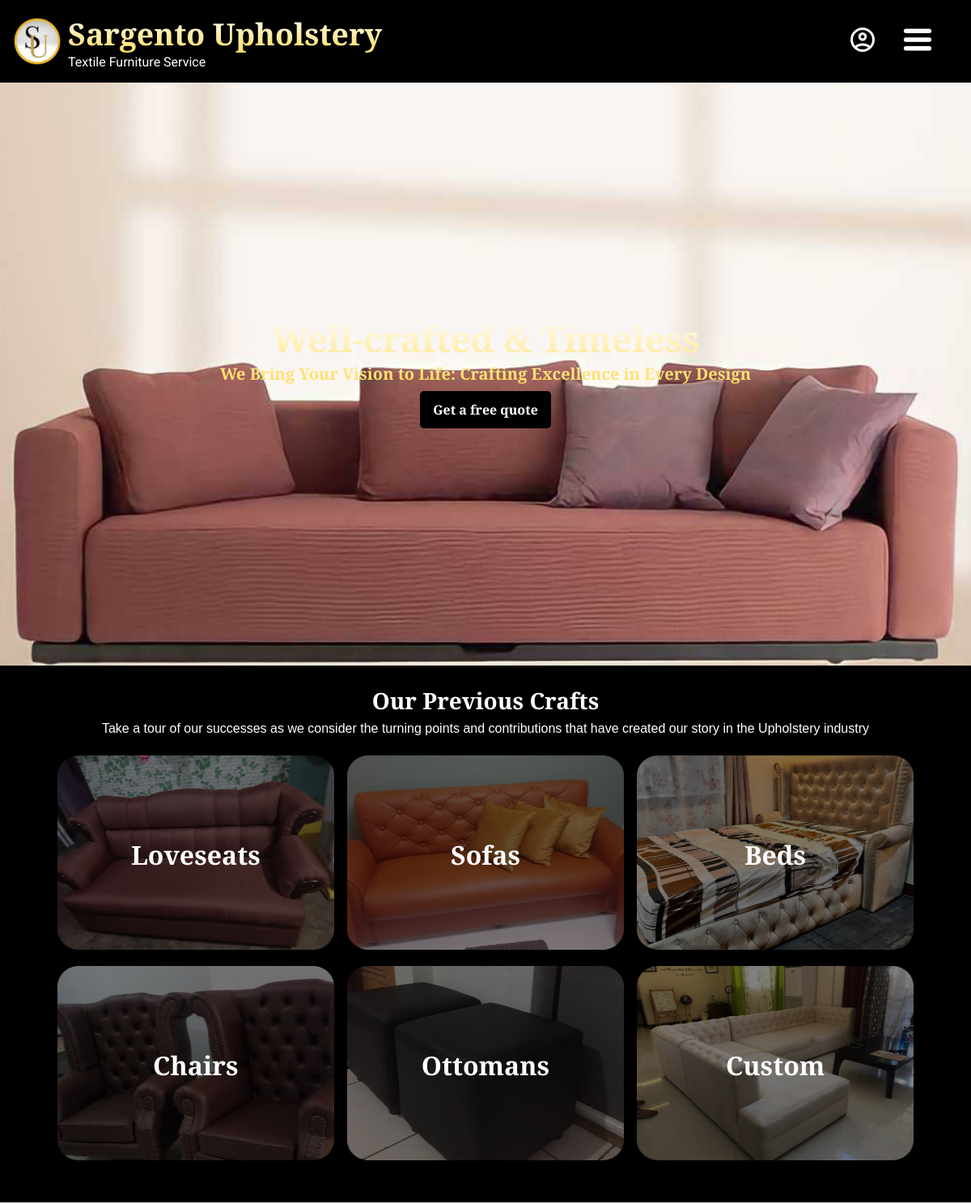
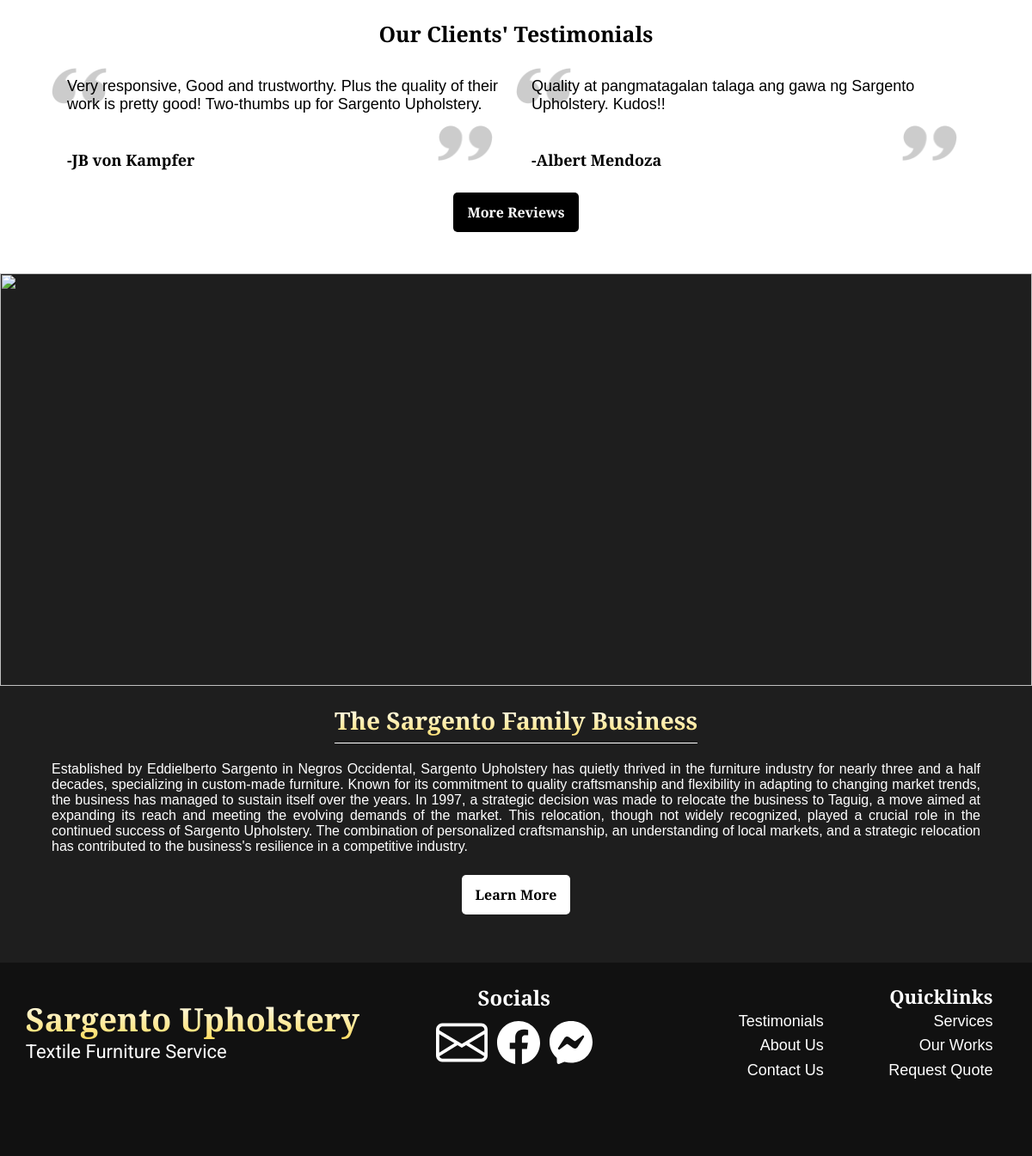
The page / on the database its author committed (2 pictures, top to bottom).
### tables this page shows
CREATE TABLE IF NOT EXISTS `contents` (
  `content_id` varchar(255) NOT NULL,
  `page` varchar(50) NOT NULL,
  `content_type` varchar(50) DEFAULT NULL,
  `content_text` text,
  `image` text,
  PRIMARY KEY (`content_id`)
);

### index.php (the view, shortened to what this page needs)
<!DOCTYPE html>
<html lang="en">
<head>
    <link rel="stylesheet" href="css/global.css">
    <link rel="stylesheet" href="css/index.css">
</head>
<body>
    <?php
        include_once("header.php");
        require 'database_connection.php';
        $sql = "SELECT * FROM contents WHERE page = 'home'";
        $stmt = $conn->query($sql);
        $contents = $stmt->fetchAll();
        $contentsById = [];
        foreach ($contents as $content) {
            $contentsById[$content['content_id']] = $content;
        }
    ?>
    <div class="featured">
        <h2 class="featured-title text-gold">
            Well-crafted & Timeless <span>We Bring Your Vision to Life: Crafting Excellence in Every Design</span>
        </h2>
        <a href="/quote.php" class="btn btn-black">Get a free quote</a>
    </div>
    <div class="product">
        <h2 class="product-category-title"><?= stripslashes(htmlspecialchars_decode($contentsById["HOMECRAFTSTITLE"]["content_text"])) ?></h2>
        <p class="product-category-intro"><?= stripslashes(htmlspecialchars_decode($contentsById["HOMECRAFTSTEXT"]["content_text"])) ?></p>
        <div class="product-categories">
            <a class="product-category" id="category-loveseat">
                <img src="/websiteimages/loveseatsimg.png" alt="">
                <p>Loveseats</p>
            </a>
            <a class="product-category" id="category-sofa">
                <img src="/websiteimages/sofasimg.png" alt="">
                <p>Sofas</p>
            </a>
            <a class="product-category" id="category-bed">
                <img src="/websiteimages/bedsimage.png" alt="">
                <p>Beds</p>
            </a>
            <a class="product-category" id="category-armchair">
                <img src="/websiteimages/chairsimg.png" alt="">
                <p>Chairs</p>
            </a>
            <a class="product-category" id="category-ottoman">
                <img src="/websiteimages/ottomanimg.png" alt="">
                <p>Ottomans</p>
            </a>
            <a class="product-category" id="category-custom">
                <img src="/websiteimages/customordersimg.png" alt="">
                <p>Custom</p>
            </a>
        </div>
    </div>
    <div class="testimonials">
        <h2 class="testimonials-title"><?= stripslashes(htmlspecialchars_decode($contentsById["HOMETESTIMONIALTITLE"]["content_text"])) ?></h2>
        <div class="reviews">
            <div class="review">
                <img src="/websiteimages/Start quote.png" alt="" class="quote quote-start">
                <p>
                    <p><?= stripslashes(htmlspecialchars_decode($contentsById["HOMETESTIMONIALCOMMENT1"]["content_text"])) ?></p>
                    <br><br><span class="client-name"><?= stripslashes(htmlspecialchars_decode($contentsById["HOMETESTIMONIALAUTHOR1"]["content_text"])) ?></span></p>
                <img src="/websiteimages/End quote.png" alt="" class="quote quote-end">
            </div>
            <div class="review">
                <img src="/websiteimages/Start quote.png" alt="" class="quote quote-start">
                <p><?= stripslashes(htmlspecialchars_decode($contentsById["HOMETESTIMONIALCOMMENT2"]["content_text"])) ?></p>
                <br><br><span class="client-name"><?= stripslashes(htmlspecialchars_decode($contentsById["HOMETESTIMONIALAUTHOR2"]["content_text"])) ?></span></p>
                <img src="/websiteimages/End quote.png" alt="" class="quote quote-end">
            </div>
        </div>
        <a href="testimonials.php" class="btn btn-black">More Reviews</a>
    </div>
    <div class="about-us">
        <img src="/websiteimages/teampicture.png" alt="" class="team-picture">
        <h2 class="text-gold"><?= stripslashes(htmlspecialchars_decode($contentsById["HOMEABOUTTITLE"]["content_text"])) ?></h2>
        <p class="business-history"><?= stripslashes(htmlspecialchars_decode($contentsById["HOMEABOUTTEXT"]["content_text"])) ?></p>
        <a href="about_us.php" class="btn btn-white">Learn More</a>
    </div>
    <?php include_once("footer.php") ?>
</body>
</html>

### css/global.css (style rules this page uses)
:root { --fs-48: clamp(28px, 3.12vw, 48px); --fs-40: clamp(26px, 2.59vw, 40px); --fs-36: clamp(25px, 2.34vw, 36px); --fs-32: clamp(24px, 2.08vw, 32px); --fs-24: clamp(22px, 1.56vw, 24px); --fs-20: clamp(18px, 1.3vw, 20px); --fs-18: clamp(16px, 1.17vw, 18px); --fs-16: clamp(14px, 0.78vw, 16px); }
* { box-sizing: border-box; margin: 0; padding: 0; text-decoration: none; }
body { font-family: 'Playfair Display', sans-serif; }
.text-gold { background: linear-gradient(to bottom, #ffffff, #FFDC5C); -webkit-text-fill-color: transparent; -webkit-background-clip: text; }
.btn { cursor: pointer; padding: 0.75rem 1rem; margin: 0.5rem; border-radius: 5px; font-weight: bold; }
.btn-black { background-color: black; color: white; }
.btn-white { background-color: white; color: black; }

### css/index.css (style rules this page uses)
.featured { background-image: url(/websiteimages/home-featuredimage.jpg); min-height: 90vh; background-repeat: no-repeat; background-size: cover; background-position: bottom; display: flex; flex-direction: column; align-items: center; justify-content: center; text-align: center; }
.featured-title { color: black; font-size: 2.75rem; width: 80%; }
.featured-title span { display: block; font-size: 1.25rem; }
.product { background-color: black; padding: 1.5rem 0.75rem; color: white; text-align: center; }
.product-category-title { font-size: 1.75rem; margin-bottom: 0.25em; }
.product-category-intro { font-size: 1rem; }
.product-categories { width: 90%; margin: 1.5rem auto; display: grid; grid-template-columns: repeat(3, 1fr); gap: 1rem; }
.product-category { color: white; position: relative; max-width: 100%; }
.product-category img { width: 100%; max-height: 15rem; }
.product-category p { font-weight: bold; font-size: 2rem; position: absolute; top: 50%; left: 50%; transform: translate(-50%, -50%); }
.testimonials { padding: 1.5rem 0; margin: 0 auto; width: 90%; display: flex; flex-direction: column; align-items: center; }
.testimonials-title { font-size: var(--fs-32); text-align: center; }
.reviews { margin: 1rem auto 0; display: grid; grid-template-columns: repeat(2, 1fr); }
.review { position: relative; font-size: var(--fs-20); padding: 1em; }
.quote { position: absolute; max-width: 64px; max-height: 64px; }
.quote-start { top: 5%; left: 0%; }
.quote-end { bottom: 20%; right: 5%; }
.client-name { font-weight: bold; }
.about-us { background-color: #1E1E1E; display: flex; flex-direction: column; align-items: center; color: white; padding-bottom: 3rem; margin-top: 1rem; }
.team-picture { width: 100%; height: 60vh; object-position: top; object-fit: cover; }
.about-us h2 { border-bottom: 1px solid white; margin: 0.75em auto; padding-bottom: 0.25em; font-size: var(--fs-36); text-align: center; }
.business-history { width: 90%; text-align: justify; margin-bottom: 1em; }

### rows shown on the page
contents: content_text "Our Previous Crafts"
contents: content_text "Take a tour of our successes as we consider the turning points and contributions that have created our story in the Upholstery industry"
contents: content_text "Our Clients' Testimonials"
contents: content_text "Very responsive, Good and trustworthy. Plus the quality of their work is pretty good! Two-thumbs up for Sargento Upholstery."
contents: content_text "-JB von Kampfer"
contents: content_text "Quality at pangmatagalan talaga ang gawa ng Sargento Upholstery. Kudos!!"
contents: content_text "-Albert Mendoza"
contents: content_text "The Sargento Family Business"
contents: content_text "Established by Eddielberto Sargento in Negros Occidental, Sargento Upholstery has quietly thrived in the furniture industry for nearly three and a half decades, specializing in custom-made furniture. Known for its commitment to quality craftsmanship and flexibility in adapting to changing market trends, the business has managed to sustain itself over the years. In 1997, a strategic decision was made to relocate the business to Taguig, a move aimed at expanding its reach and meeting the evolving demands of the market. This relocation, though not widely recognized, played a crucial role in the continued success of Sargento Upholstery. The combination of personalized craftsmanship, an…"
